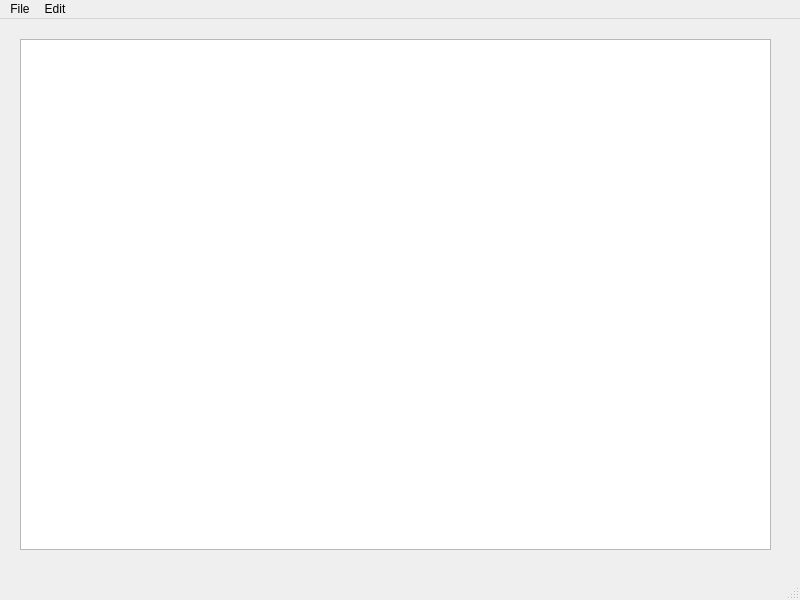
<?xml version="1.0" encoding="UTF-8"?>
<ui version="4.0">
 <class>MainWindow</class>
 <widget class="QMainWindow" name="MainWindow">
  <property name="geometry">
   <rect>
    <x>0</x>
    <y>0</y>
    <width>800</width>
    <height>600</height>
   </rect>
  </property>
  <property name="windowTitle">
   <string>MainWindow</string>
  </property>
  <widget class="QWidget" name="centralwidget">
   <widget class="QWidget" name="verticalLayoutWidget">
    <property name="geometry">
     <rect>
      <x>20</x>
      <y>20</y>
      <width>751</width>
      <height>511</height>
     </rect>
    </property>
    <layout class="QVBoxLayout" name="verticalLayout">
     <item>
      <widget class="QTextEdit" name="textEdit"/>
     </item>
    </layout>
   </widget>
  </widget>
  <widget class="QMenuBar" name="menubar">
   <property name="geometry">
    <rect>
     <x>0</x>
     <y>0</y>
     <width>800</width>
     <height>26</height>
    </rect>
   </property>
   <widget class="QMenu" name="menuFile">
    <property name="title">
     <string>File</string>
    </property>
    <addaction name="actionNew"/>
    <addaction name="actionOpen"/>
    <addaction name="actionSave_As"/>
    <addaction name="actionPrint"/>
    <addaction name="actionExit"/>
   </widget>
   <widget class="QMenu" name="menuEdit">
    <property name="title">
     <string>Edit</string>
    </property>
    <addaction name="actionCopy"/>
    <addaction name="actionPaste"/>
    <addaction name="actionCut"/>
    <addaction name="actionUndo"/>
    <addaction name="actionRedo"/>
   </widget>
   <addaction name="menuFile"/>
   <addaction name="menuEdit"/>
  </widget>
  <widget class="QStatusBar" name="statusbar"/>
  <action name="actionNew">
   <property name="icon">
    <iconset resource="Resources.qrc">
     <normaloff>:/imgs/Icons/New.bmp</normaloff>:/imgs/Icons/New.bmp</iconset>
   </property>
   <property name="text">
    <string>New</string>
   </property>
  </action>
  <action name="actionOpen">
   <property name="icon">
    <iconset resource="Resources.qrc">
     <normaloff>:/imgs/Icons/Open.bmp</normaloff>:/imgs/Icons/Open.bmp</iconset>
   </property>
   <property name="text">
    <string>Open</string>
   </property>
  </action>
  <action name="actionSave_As">
   <property name="icon">
    <iconset resource="Resources.qrc">
     <normaloff>:/imgs/Icons/Save.bmp</normaloff>:/imgs/Icons/Save.bmp</iconset>
   </property>
   <property name="text">
    <string>Save As</string>
   </property>
  </action>
  <action name="actionPrint">
   <property name="text">
    <string>Print</string>
   </property>
  </action>
  <action name="actionExit">
   <property name="text">
    <string>Exit</string>
   </property>
  </action>
  <action name="actionCopy">
   <property name="text">
    <string>Copy</string>
   </property>
  </action>
  <action name="actionPaste">
   <property name="text">
    <string>Paste</string>
   </property>
  </action>
  <action name="actionCut">
   <property name="text">
    <string>Cut</string>
   </property>
  </action>
  <action name="actionUndo">
   <property name="text">
    <string>Undo</string>
   </property>
  </action>
  <action name="actionRedo">
   <property name="text">
    <string>Redo</string>
   </property>
  </action>
 </widget>
 <resources>
  <include location="Resources.qrc"/>
 </resources>
 <connections/>
</ui>
